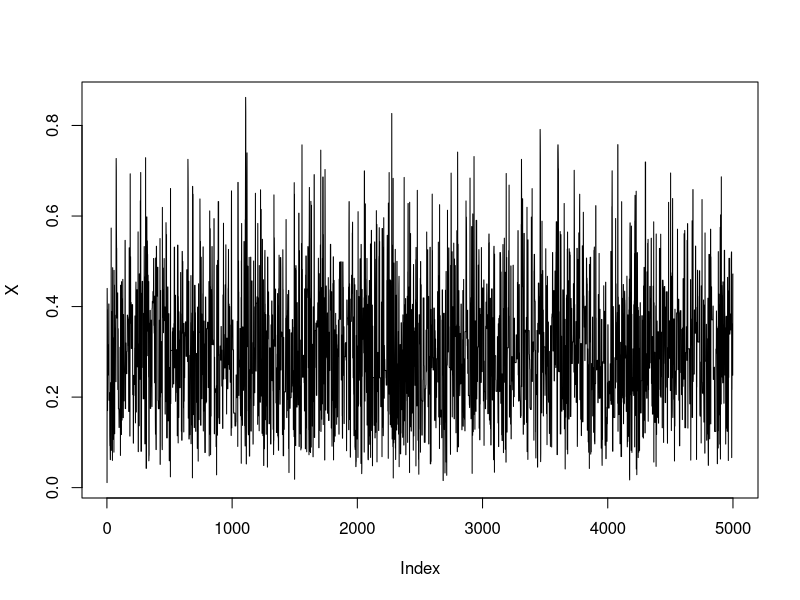
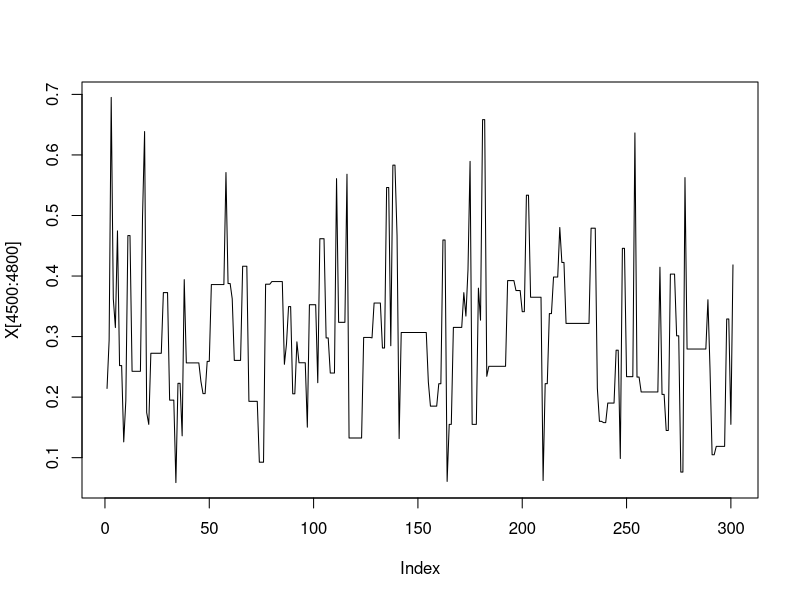
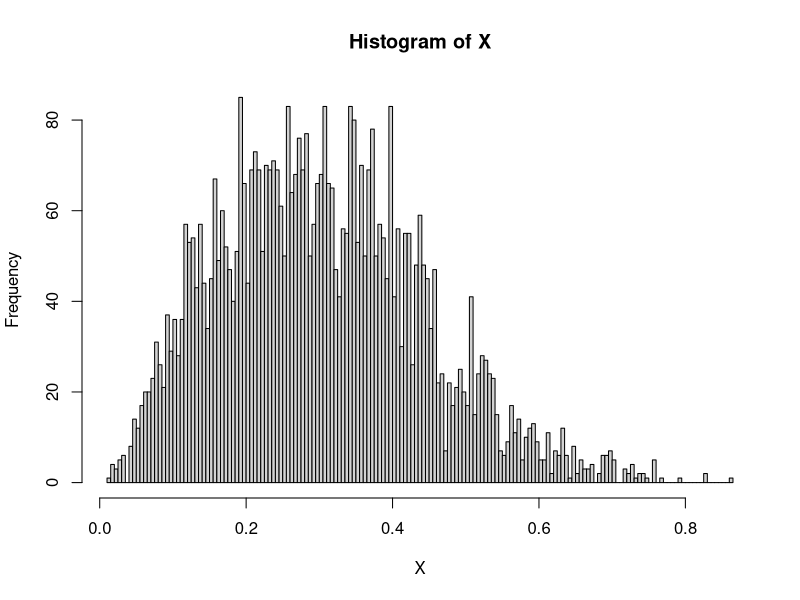
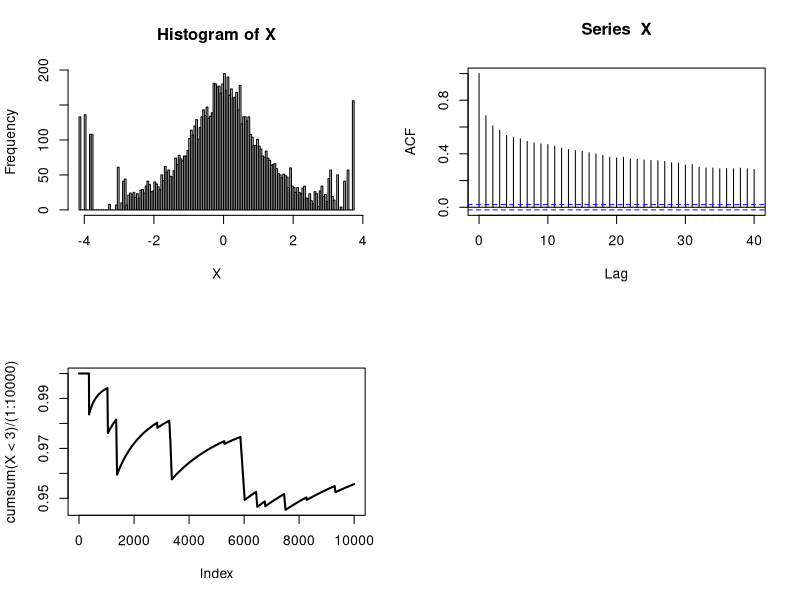
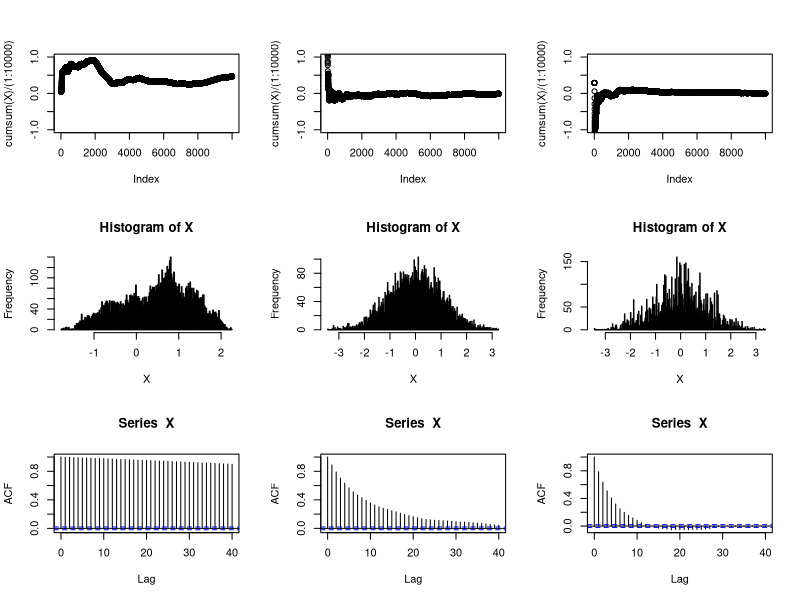

The R source for these figures, in order: (Note: this script raises an error after producing the figures.)
## ---- chunk 1
knitr::opts_chunk$set(echo = TRUE)
## ---- chunk 2
a <- 2.7; b = 6.3

Nsim <- 5000
X <- rep(runif(1), Nsim)   # initialize the chain
for(i in 2:Nsim) {
  Y = runif(1)        # proposed value from q
  alpha = dbeta(Y, a, b) / dbeta(X[i-1], a, b)    # q are all unif[0, 1] cancell out
  X[i] = X[i-1] + (Y - X[i-1]) * (alpha > runif(1))   # logical true or false
}

str(X)
plot(X, type = "l")    # no pattern 
plot(X[4500:4800], type = "l")      # for some intervals of time, the sequence (X(t)) does not change because all corresponding Y's are rejected. 
## ---- chunk 3
hist(X, breaks = 300)
lines(rbeta(5000, 2.7, 6.3), col = "red")

## ---- chunk 4
ks.test(jitter(X), rbeta(5000, a, b))

## ---- chunk 5
mean(X)
var(X)


# theoretical 
(mean_theo <- a/(a+b))
(var_theo <- a*b / ((a+b)^2 * (a+b+1)))

## ---- chunk 6
Nsim <-  1e4  
X <- rep(runif(1), Nsim) # intial value 
for (i in 2:Nsim) {
  Y <- rnorm(1)     # proposal
  alpha <- dt(Y, 1) * dnorm(X[i-1]) / (dt(X[i-1], 1) * dnorm(Y))
  X[i] <- X[i-1] + (Y - X[i-1]) * (alpha > runif(1))
}

str(X)   # num [1:10000] 0.6923

par(mfrow = c(2, 2))
hist(X, breaks = 250)
acf(X)

# want to  see the approximation to  P(X < 3)
plot(cumsum(X < 3) / (1:1e4), type = "l", lwd = 2)

## ---- chunk 7
Uni_rdwk <- function(delta) {
  Nsim <- 1e4
  X <- rep(runif(1), Nsim)
  for (i in 2:Nsim) {
    Y <- runif(1, X[i-1] - delta, X[i-1] + delta)
    # <- rnorm(1, X[i-1], 1)         # proposal is N(X[i-1], 1) 
    alpha <- dnorm(Y) / dnorm(X[i-1])
    X[i] = X[i-1] + (Y - X[i-1]) * (alpha > runif(1)) 
  }
  X
}
## ---- chunk 8
X_0.1 <- Uni_rdwk(0.1)
X_1 <- Uni_rdwk(1)
X_10 <- Uni_rdwk(10)


par(mfrow = c(3, 3))

# plot cumsum
plt_cum <- function(X, ylim) {
  plot(cumsum(X) / (1:1e4), ylim = ylim)
}

plt_cum(X_0.1, ylim = c(-1, 1))
plt_cum(X_1, ylim = c(-1, 1))
plt_cum(X_10, ylim = c(-1, 1))


# plot hist
plt_hist <- function(X) {
  hist(X, breaks = 250)
}

plt_hist(X_0.1)
plt_hist(X_1)
plt_hist(X_10)



# Plot ACF

plt_acf <- function(X) {
  acf(X)
}

plt_acf(X_0.1)
plt_acf(X_1)
plt_acf(X_10)
## ---- chunk 9
like=function(beda){
mia=mean(Pima.tr$bmi)
prod(pnorm(beda[1]+(Pima.tr$bm[Pima.tr$t=="Yes"]-
mia)*beda[2]))*
prod(pnorm(-beda[1]-(Pima.tr$bm[Pima.tr$t=="No"]
-mia)*beda[2]))/exp(sum(beda^2)/200)
}
  
## ---- chunk 10
beta <- c(0, 1, 3)
outer(3, beta, FUN = "*")


x1=sum((dnorm(x=a+outer(X=b,Y=da[,2],FUN="*"))/don)*da[,1]-
(dnorm(x=-a-outer(X=b,Y=da[,2],FUN="*"))/
(1-don))*(1-da[,1]))
  
